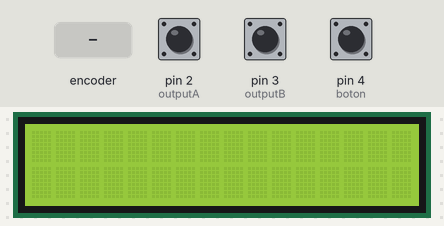
Bench run of a sketch on a simulated Arduino Uno, built with avr-gcc and run on an emulated ATmega328P. Shown: 16×2 character LCD. The test bench sets the inputs (shaded band); at power-on: pin 4 (boton) HIGH, pin 2 (outputA) HIGH, pin 3 (outputB) HIGH.

Above: at 1.2 s.
1.3 s: rotary encoder on pin 2 (outputA) / pin 3 (outputB) turned 3 steps (first pin leading)
At 2.4 s:
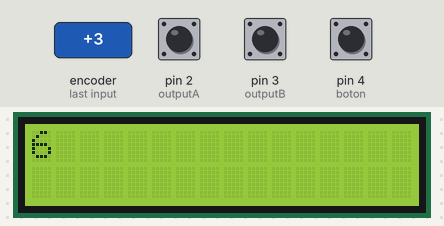
3.4 s: pin 4 (boton) pulled LOW for 0.15 s
At 4.4 s:
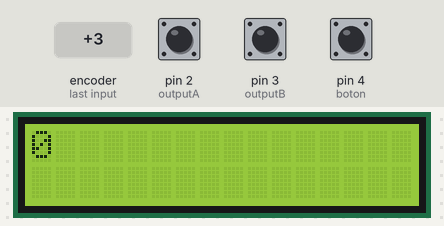
5.1 s: rotary encoder on pin 2 (outputA) / pin 3 (outputB) turned 2 steps (second pin leading)
At 6.1 s:
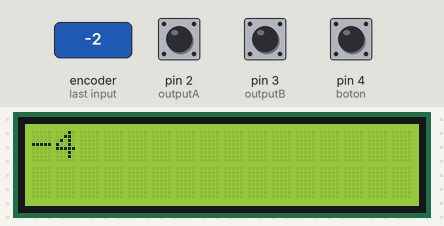
Timing chart, 0 to 8.1 s (numbered marks = the images above; inputs shaded):
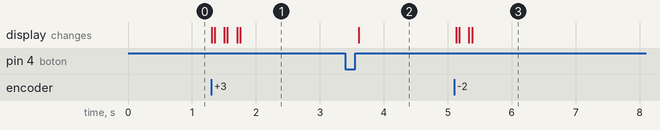

The sketch:

Main.ino
```cpp
#include <Wire.h>
#include <LiquidCrystal_I2C.h>

#define outputA 2 //DT - 6 del esquema
#define outputB 3 //CLK - 7 del esquema
#define boton 4 //SW - 8 del esquema

LiquidCrystal_I2C lcd(0x27, 16, 2);

int counter = 0;
byte aState;
byte aLastState;

void setup()
{
    lcd.init();
    lcd.backlight();

	pinMode (outputA,INPUT);
    pinMode (outputB,INPUT);
    pinMode (boton, INPUT_PULLUP);
    aLastState = digitalRead(outputA);   //Leemos el valor incial
}

void loop()
{
	aState = digitalRead(outputA);
    if (aState != aLastState){
      if (digitalRead(outputB) != aState)
          counter ++;
      else
          counter --;

    escribir(counter);

   }

aLastState = aState; // Guardamos el ultimo valor


bool B = digitalRead(boton);
    if ( !B ){
        counter = 0 ;
        delay(200);
        escribir(counter);
    }

}


//Funciones
void escribir(int num){
    lcd.setCursor(0,0);
    lcd.print("    ");
    lcd.setCursor(0,0);
    lcd.print(num);
}
```

Measured:
- after the input at 1.3 s, the display: first changes at once (image 1 shows a later state)
- after the input at 3.4 s, the display: changes after 0.21 s (image 2)
- after the input at 5.1 s, the display: first changes at once (image 3 shows a later state)
